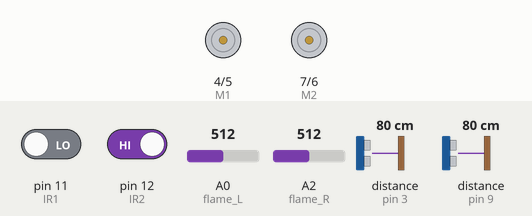
The sketch below on a simulated Arduino Uno, built with avr-gcc and run on an emulated ATmega328P. Shown: direction and speed pins drawn as motors (green arrow = direction pin HIGH = forward, orange = LOW = backward, longer = more drive). Wiring (inferred from the names in the program): 2 × ultrasonic range finder: trigger pin 2, echo pin 3 / trigger pin 8, echo pin 9. Inputs (shaded band) come from the test bench; at power-on: pin 11 (IR1) LOW, pin 12 (IR2) HIGH, A0 (flame_L) = 512, A2 (flame_R) = 512, distance to the obstacle (sensors on pin 3, pin 9) 80 cm. The echo pulse lasts 58.3 µs per cm.

Above: at 0.1 s.
At 4.37 s:
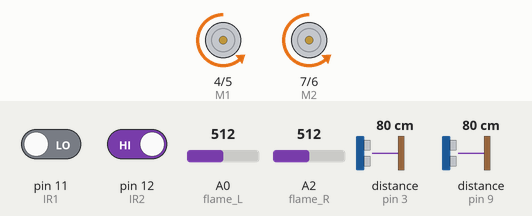
At 18.8 s:
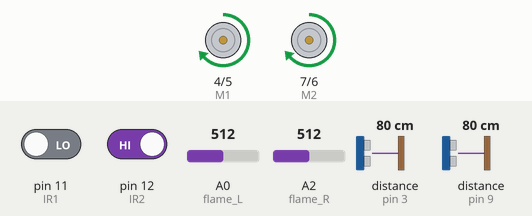
At 38.0 s:
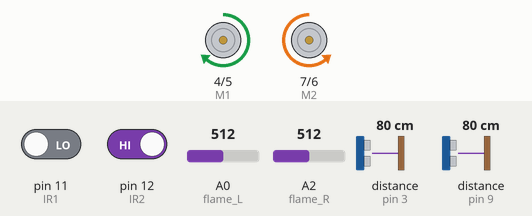
Timing chart, 0 to 40.0 s (numbered marks = the images above):
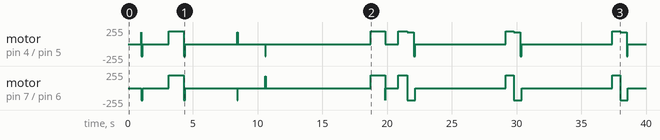

The sketch:

DFRobotFireFighter.ino
```cpp
/******************************************
  Arduino DFRobot firefighting Robot code
  Copied and modified by Ryan Zurrin 3/29/19
******************************************/

#define E1 5  //M1 Speed Control
#define E2 6  //M2 Speed Control
#define M1 4  //M1 dir Control
#define M2 7  //M1 dir Control
#define IR1 11  //line tracking sensor 1
#define IR2 12  //line tracking sensor 2
#define IR3 13  //line tracking sensor 3
#define flame_L A0  //flame sensor in left
#define flame_F A1  //flame sensor in front
#define flame_R A2  //flame sensor in right
#define trig1 2  //ultrasonic sensor in left
#define echo1 3
#define trig2 8  //ultrasonic sensor in front
#define echo2 9
#define trig3 0  //ultrasonic sensor in right
#define echo3 1
#define fan 3  //extinguishing fan
/*#define mic A3  //microphone*/

int ldistance, fdistance, rdistance;
int Lspeed = 180; //basic speed for left motor
int Rspeed = 180; //basic speed for right motor
int flag = 0;  //tasks flag: searching room, judging fire, a extinguishing fire, return
int flag2;
int room = 0;  //room number

void setup() {
  pinMode(E1, OUTPUT);
  pinMode(E2, OUTPUT);
  pinMode(M1, OUTPUT);
  pinMode(M2, OUTPUT);
  pinMode(echo1, INPUT);
  pinMode(echo2, INPUT);
  pinMode(echo3, INPUT);
  pinMode(trig1, OUTPUT);
  pinMode(trig2, OUTPUT);
  pinMode(trig3, OUTPUT);
  pinMode(IR1, INPUT);
  pinMode(IR2, INPUT);
  pinMode(IR3, INPUT);
  pinMode(fan, OUTPUT);
}
/****************************************
  Functions for motor moving
*****************************************/
void stopp(float c) {  //Stop
  digitalWrite(E1, LOW);
  digitalWrite(E2, LOW);
  delay(c * 100);  //duration
}
void advance(float c) {  //forward
  analogWrite(E1, Rspeed + 10);  //PWM speed control
  digitalWrite(M1, HIGH);
  analogWrite(E2, Lspeed + 10);
  digitalWrite(M2, HIGH);
  delay(c * 100);  //duration
}
void back(float c) { //backwards
  analogWrite(E1, Rspeed);  //PWM speed control
  digitalWrite(M1, LOW);
  analogWrite(E2, Lspeed);
  digitalWrite(M2, LOW);
  delay(c * 100);  //duration
}
void left(float c) {  //turn left one motor working
  analogWrite(E1, Rspeed);  //PWM speed control (one motor working)
  digitalWrite(M1, LOW);
  analogWrite(E2, LOW);
  digitalWrite(M2, HIGH);
  delay(c * 100);  //duration
}
void right(float c) {  //turn right (one motor working)
  analogWrite(E1, LOW);  //PWM speed control (one motor working)
  digitalWrite(M1, HIGH);
  analogWrite(E2, Lspeed);
  digitalWrite(M2,LOW);
  delay(c * 100);  //duration
}
void turnL(float c) {  //turn left (two motors working)
  analogWrite(E1, Rspeed);  //PWM speed control
  digitalWrite(M1, LOW);
  analogWrite(E2, Lspeed);
  digitalWrite(M2, HIGH);
  delay(c * 100);  //duration
}
void turnR(float c) {  //turn right (two motors working)
  analogWrite(E1, Rspeed);  //PWM speed control
  digitalWrite(M1, HIGH);
  analogWrite(E2, Lspeed);
  digitalWrite(M2, LOW);
  delay(c * 100);  //duration
}
/****************************************
  Functions for Ultra Sonic Sensor
*****************************************/
float UltraFront() {
  float m;
  digitalWrite(trig1, LOW);  //Clears the trigger Pin
  delayMicroseconds(2);
//sets trigger pin to high state for 10microseconds
  digitalWrite(trig1, HIGH);
  delayMicroseconds(10);
  digitalWrite(trig1, LOW);
  m = pulseIn(echo1, HIGH);
  m = m * 0.034 / 2; //Calculates the distance
  return m; // returns the distance
}
float UltraLeft() {
  float m;
  digitalWrite(trig2, LOW);  //Clears the trigger Pin
  delayMicroseconds(2);
//sets trigger pin to high state for 10microseconds
  digitalWrite(trig2, HIGH);
  delayMicroseconds(10);
  digitalWrite(trig2, LOW);
  m = pulseIn(echo2, HIGH);
  m = m * 0.034 / 2; //Calculates the distance
  return m; // returns the distance
}
float UltraRight() {
  float m;
  digitalWrite(trig3, LOW);  //Clears the trigger Pin
  delayMicroseconds(2);
//sets trigger pin to high state for 10microseconds
  digitalWrite(trig3, HIGH);
  delayMicroseconds(10);
  digitalWrite(trig3, LOW);
  m = pulseIn(echo3, HIGH);
  m = m * 0.034 / 2; //Calculates the distance
  return m; // returns the distance
}
/****************************************
  Function for extinguishing fire
*****************************************/
void fans() {
  int m;
  m = analogRead(flame_L);  //if the fire on the left side
  if (m < 800) {
    turnR(0.6);  //adjusts the motor to right
    stopp(1);
    m = analogRead(flame_L);
  } while (m > 800);
  stopp(20);

   m = analogRead(flame_R);  //if the fire on the right side
  if (m < 800) {
    turnL(0.6);  //adjusts the motor to left
    stopp(1);
    m = analogRead(flame_R);
  } while (m > 800);
  stopp(20);

  if (analogRead(flame_F) < 800){         // if the fire in the front
    analogWrite(fan,250);
    delay(4000);
    analogWrite(fan,0);
 }
  stopp(10);

  flag2 = 1;      // The fire is in this room
  stopp(10);
}
/**********************************************
 Function for left-hand law (searching room)
***********************************************/
void Left_rule1() {
  do{
    fdistance = UltraFront();
    ldistance = UltraLeft();
    if(fdistance<21)
      turnR(0.3);
     else if(ldistance<10)
      right(0);
     else if(ldistance<13)
      advance (0);
     else
      left(0);
   }
   while(digitalRead(IR1)==LOW&&digitalRead(IR2)==LOW&&digitalRead(IR3)==LOW);
   // searching the room and enter in
   if(digitalRead(IR1)==HIGH||digitalRead(IR2)==HIGH||digitalRead(IR3)==HIGH){
    back(1);
    stopp(20);
    room++;    // record the room
    advance(1.5);   //enter the room
   }
   flag = 1;
}
/**********************************************
 Function for left-hand law (searching fire)
***********************************************/
void Left_rule2() {
  do
  { fdistance = UltraFront();
    ldistance=UltraLeft();
    if(fdistance<21)
      turnR(0.3);
     else if(ldistance<10)
      right(0);
     else if(ldistance<13)
      advance(0);
      else
        left(0);
   }
   while(digitalRead(IR1)==LOW&&digitalRead(IR2)==LOW&&digitalRead(IR3)==LOW);
   // searching the fire
   if(digitalRead(IR1)==HIGH||digitalRead(IR2)==HIGH||digitalRead(IR3)==HIGH){
     back(1);
      stopp(40);
      if(analogRead(flame_L)<800||analogRead(flame_F)<800||analogRead(flame_R)<800){
       fans();// it is fire
        advance(1.0);
       }
       else
        advance(2.1);// no fire
     }
     flag = 2;
}
/*******************************************
 Function for left hand law (leaving room)
 *******************************************/
void Left_rule3(){
  do{
    fdistance = UltraFront();
    ldistance = UltraLeft();
    if (fdistance < 21)
      turnR(0.3);
    else if (ldistance < 10)
      right(0);
    else if (ldistance < 13)
      advance(0);
    else
      left(0);
  }
    while (digitalRead(IR1) == LOW && digitalRead(IR2) == LOW && digitalRead(IR3) == LOW);
  if (digitalRead(IR1) == HIGH || digitalRead(IR2) == HIGH || digitalRead(IR3) == HIGH){
    stopp(10);   //preparing to leave
    advance(1.0);
    if (flag2 == 0) // if no fire, continue to search
      flag = 0;
    if (flag2 == 1)  // it is fire, go back home
      flag = 3;
  }
}
/***********************************************************
 Function for back (in room 3 or 4)
************************************************************/
void Left_rule_Back(){
  if (room == 3){
    do{
      fdistance = UltraFront();
      ldistance =  UltraLeft();
      if (fdistance < 19)
        turnR(0.3);
      else if (ldistance < 10)
        right(0);
      else if (ldistance < 12)
        advance(0);
      else
        left(0);
    }
    while (digitalRead(IR1)== LOW && digitalRead(IR2) ==LOW && digitalRead(IR3) == LOW);

    stopp(20);
    back(8);
    turnR(6);
    do {
      advance(0);
    }
    while (digitalRead(IR1) == LOW && digitalRead(IR2) == LOW && digitalRead(IR3) == LOW);

    back(1);
    stopp(20);
    delay(10);
    stopp(50);
  }

  if (room == 4){
    advance(8);
    turnL(7);
    do {
      advance(0);
    }
    while (digitalRead(IR1) == LOW && digitalRead(IR2) == LOW && digitalRead(IR3) == LOW);
    do {
      advance(0);
    }
    while (digitalRead(IR1) == LOW && digitalRead(IR2) == LOW && digitalRead(IR3) == LOW);
    back(1);
    stopp(20);
    delay(10);
    stopp(50);
  }
}
/******************************************************************
 Function for back (in room 1 or room 2)
******************************************************************/
void Right_rule_Back(){
  if (room == 1){
    advance(6);
    turnR(5);
    do {
      advance(0);
    }
    while (digitalRead(IR1) == LOW && digitalRead(IR2) == LOW && digitalRead(IR3) == LOW);
    back(1);
    stopp(20);
    delay(10);
    stopp(50);
  }
  if (room == 2){
    advance(1);
    do{
      fdistance = UltraFront();
      rdistance = UltraRight();
      if (fdistance < 19)
        turnL(0.3);
      else if (rdistance < 10)
        left(0);
      else if (rdistance < 13)
        advance(0);
      else
        right(0);
    }
    while (digitalRead(IR1) == LOW && digitalRead(IR2) == LOW && digitalRead(IR3) == LOW);
    back(1);
    stopp(20);
    delay(10);
    stopp(50);
  }
}
/***************************************************************************
 Main Function
***************************************************************************/
void loop(){
  switch (flag){
    case 0:
      Left_rule1();
      break;
    case 1:
      Left_rule2();
      break;
    case 2:
      Left_rule3();
      break;
    case 3:
      if (room == 1 || room == 2)
        Right_rule_Back();
      else if (room == 3 || room == 4)
        Left_rule_Back();
      break;
  }
}
```

Measured:
- by itself, motor on pin 7 (M2) / pin 6 (E2): stopped → backward 180/255 at 1.0 s, → stopped 0.13 s later, → forward 190/255 2.0 s later, → backward 180/255 1.2 s later, … (21 changes in this stretch)
